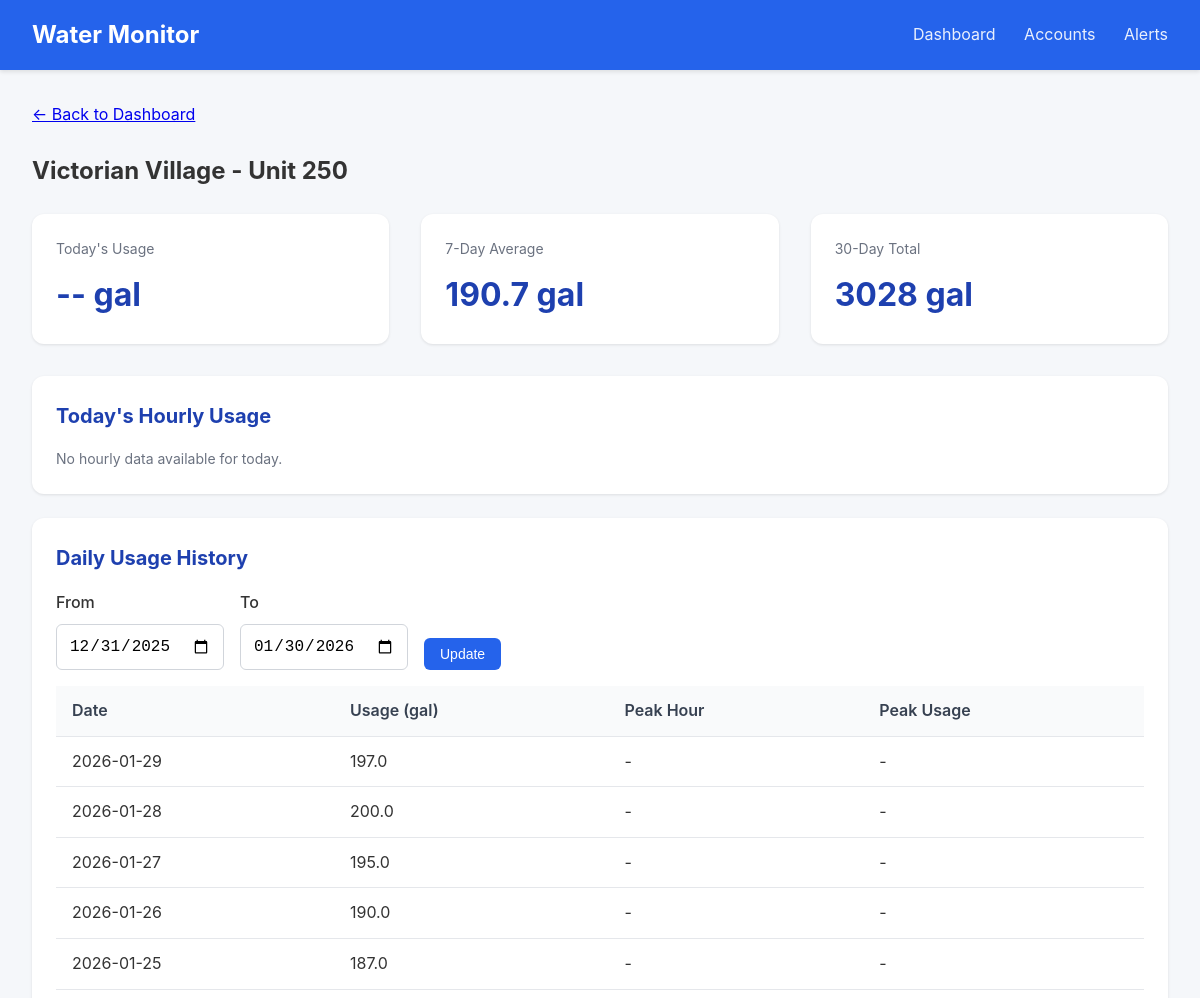
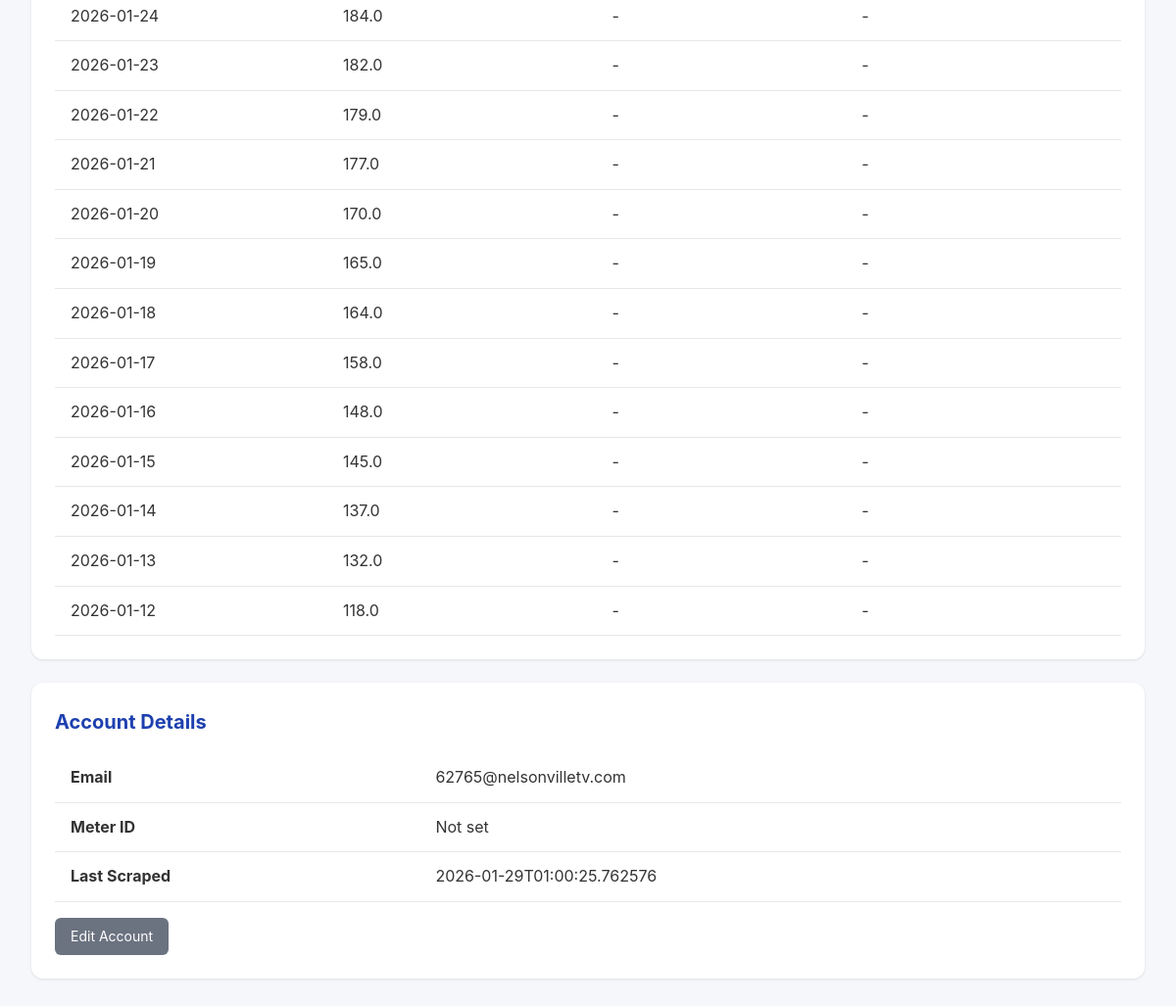
Page /meter/1 on the earlier database version (2 pictures, top to bottom).
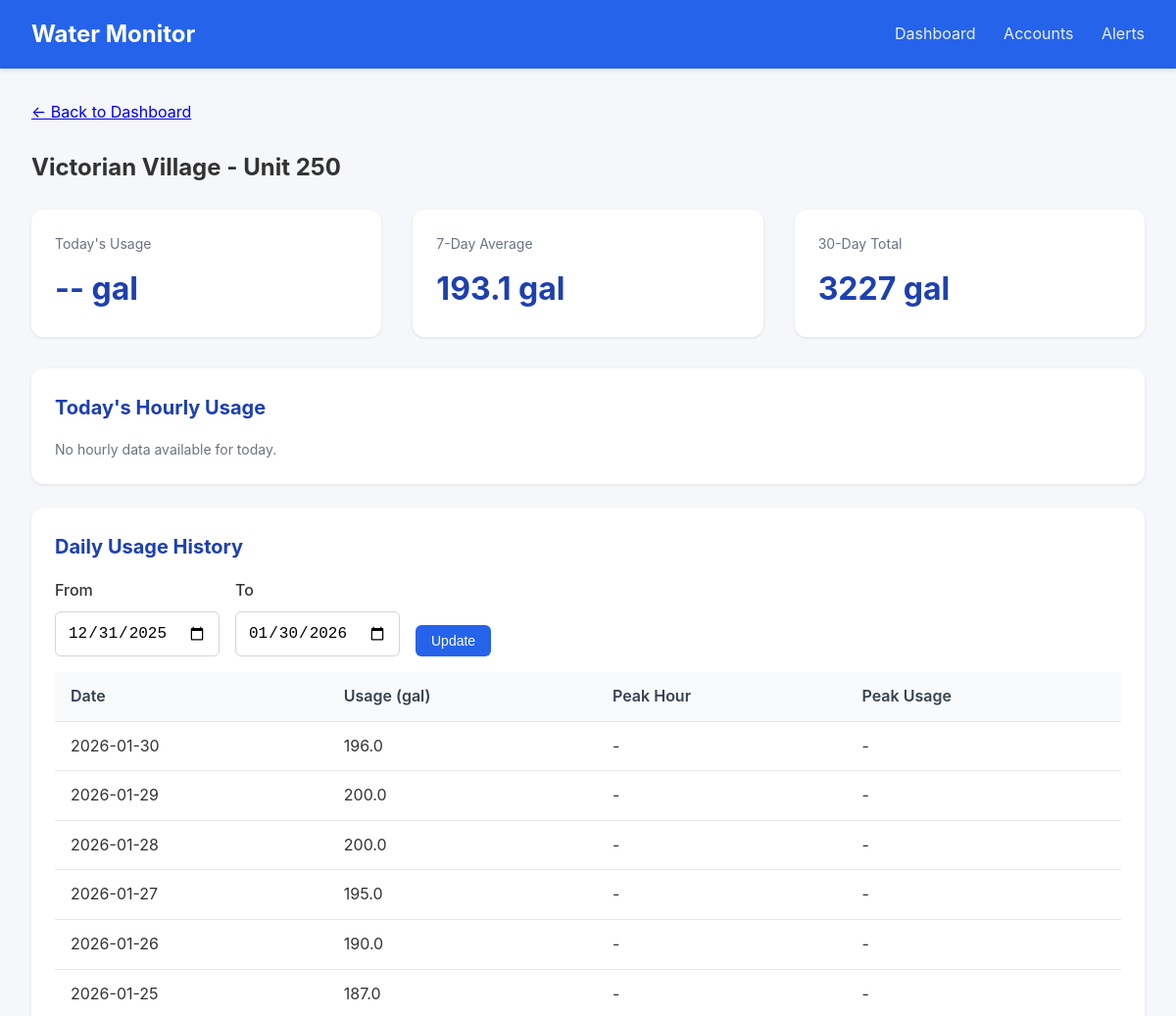
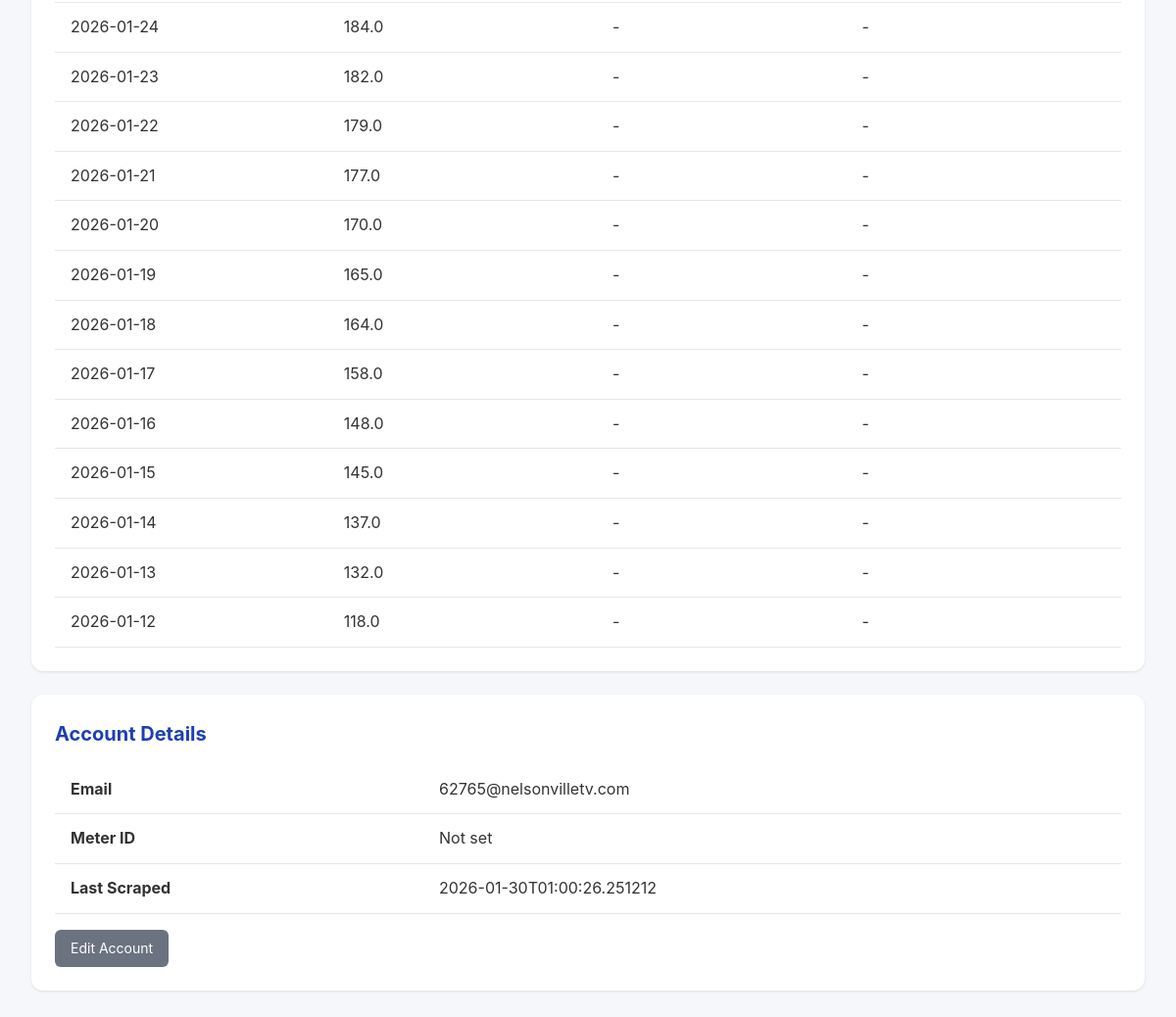
Same page on the later database version (2 pictures, top to bottom).
### tables this page shows
CREATE TABLE accounts (
                id INTEGER PRIMARY KEY AUTOINCREMENT,
                email TEXT UNIQUE NOT NULL,
                password_encrypted TEXT NOT NULL,
                meter_id TEXT,
                account_number TEXT,
                address TEXT,
                building_name TEXT,
                unit_number TEXT,
                is_active INTEGER DEFAULT 1,
                last_scraped TIMESTAMP,
                created_at TIMESTAMP DEFAULT CURRENT_TIMESTAMP
            , avg_12mo REAL, monthly_usage REAL, unit_count INTEGER DEFAULT 1, leak_alerts INTEGER DEFAULT 1, min_overage_pct INTEGER DEFAULT 10);

CREATE TABLE daily_summaries (
                id INTEGER PRIMARY KEY AUTOINCREMENT,
                account_id INTEGER NOT NULL,
                reading_date DATE NOT NULL,
                total_usage_gallons REAL,
                peak_hour INTEGER,
                peak_usage_gallons REAL,
                created_at TIMESTAMP DEFAULT CURRENT_TIMESTAMP,
                FOREIGN KEY (account_id) REFERENCES accounts(id),
                UNIQUE(account_id, reading_date)
            );

### app.py (the view)
@app.route('/meter/<int:account_id>')
def meter_detail(account_id):
    account = db.get_account(account_id)
    if not account:
        flash('Meter not found', 'error')
        return redirect(url_for('dashboard'))
    end_date = date.today()
    start_date = end_date - timedelta(days=30)
    if request.args.get('start_date'):
        start_date = datetime.strptime(request.args.get('start_date'), '%Y-%m-%d').date()
    if request.args.get('end_date'):
        end_date = datetime.strptime(request.args.get('end_date'), '%Y-%m-%d').date()
    daily_data = db.get_daily_summaries(account_id, start_date, end_date)
    hourly_data = db.get_hourly_readings(account_id, date.today())
    return render_template('meter_detail.html',
                           account=account,
                           daily_data=daily_data,
                           hourly_data=hourly_data,
                           start_date=start_date,
                           end_date=end_date)

### database.py (called while the page is built)
@contextmanager
def get_db():
    conn = sqlite3.connect(config.DATABASE_PATH)
    conn.row_factory = sqlite3.Row
    try:
        yield conn
        conn.commit()
    finally:
        conn.close()

def get_account(account_id: int) -> Optional[dict]:
    with get_db() as conn:
        cursor = conn.cursor()
        cursor.execute('SELECT * FROM accounts WHERE id = ?', (account_id,))
        row = cursor.fetchone()
        if row:
            return dict(row)
    return None

def get_hourly_readings(account_id: int, reading_date: date) -> list:
    with get_db() as conn:
        cursor = conn.cursor()
        cursor.execute('''
            SELECT * FROM hourly_readings
            WHERE account_id = ? AND reading_date = ?
            ORDER BY hour
        ''', (account_id, reading_date))
        return [dict(row) for row in cursor.fetchall()]

def get_daily_summaries(account_id: int, start_date: date = None, end_date: date = None) -> list:
    with get_db() as conn:
        cursor = conn.cursor()
        query = 'SELECT * FROM daily_summaries WHERE account_id = ?'
        params = [account_id]
        if start_date:
            query += ' AND reading_date >= ?'
            params.append(start_date)
        if end_date:
            query += ' AND reading_date <= ?'
            params.append(end_date)
        query += ' ORDER BY reading_date DESC'
        cursor.execute(query, params)
        return [dict(row) for row in cursor.fetchall()]

### templates/meter_detail.html (shortened to what this page needs)
{% extends "base.html" %}
{% block content %}
<div style="margin-bottom: 1.5rem;">
    <a href="{{ url_for('dashboard') }}">&larr; Back to Dashboard</a>
</div>
<h2 style="margin-bottom: 1.5rem;">
    {{ account.building_name or 'Unknown Building' }} - Unit {{ account.unit_number or 'N/A' }}
</h2>
<div class="stats">
    <div class="stat-card">
        <div class="label">Today's Usage</div>
        <div class="value">
            {% if daily_data and daily_data[0].reading_date == today %}
                {{ "%.1f"|format(daily_data[0].total_usage_gallons or 0) }} gal
            {% else %}
                -- gal
            {% endif %}
        </div>
    </div>
    <div class="stat-card">
        <div class="label">7-Day Average</div>
        <div class="value">
            {% set week_total = daily_data[:7]|sum(attribute='total_usage_gallons') %}
            {{ "%.1f"|format(week_total / 7) if daily_data else '--' }} gal
        </div>
    </div>
    <div class="stat-card">
        <div class="label">30-Day Total</div>
        <div class="value">
            {% set month_total = daily_data|sum(attribute='total_usage_gallons') %}
            {{ "%.0f"|format(month_total) if daily_data else '--' }} gal
        </div>
    </div>
</div>
<div class="card">
    <h2>Today's Hourly Usage</h2>
    {% if hourly_data %}
    <div style="display: flex; align-items: flex-end; height: 200px; gap: 4px; padding: 1rem 0;">
        {% set max_hourly = hourly_data|map(attribute='usage_gallons')|max or 1 %}
        {% for hour in hourly_data %}
        <div style="flex: 1; display: flex; flex-direction: column; align-items: center;">
            <div style="background: #2563eb; width: 100%;
                        height: {{ (hour.usage_gallons or 0) / max_hourly * 150 }}px;
                        border-radius: 4px 4px 0 0;"></div>
            <div style="font-size: 0.7rem; color: #6b7280; margin-top: 4px;">{{ hour.hour }}</div>
        </div>
        {% endfor %}
    </div>
    <p class="text-muted">Hours (0-23)</p>
    {% else %}
    <p class="text-muted">No hourly data available for today.</p>
    {% endif %}
</div>
<div class="card">
    <h2>Daily Usage History</h2>
    <form method="GET" style="display: flex; gap: 1rem; margin-bottom: 1rem;">
        <div class="form-group" style="margin-bottom: 0;">
            <label for="start_date">From</label>
            <input type="date" id="start_date" name="start_date" value="{{ start_date }}">
        </div>
        <div class="form-group" style="margin-bottom: 0;">
            <label for="end_date">To</label>
            <input type="date" id="end_date" name="end_date" value="{{ end_date }}">
        </div>
        <div class="form-group" style="margin-bottom: 0; display: flex; align-items: flex-end;">
            <button type="submit" class="btn btn-primary">Update</button>
        </div>
    </form>
    {% if daily_data %}
    <table>
        <thead>
            <tr>
                <th>Date</th>
                <th>Usage (gal)</th>
                <th>Peak Hour</th>
                <th>Peak Usage</th>
            </tr>
        </thead>
        <tbody>
            {% for day in daily_data %}
            <tr>
                <td>{{ day.reading_date }}</td>
                <td>{{ "%.1f"|format(day.total_usage_gallons or 0) }}</td>
                <td>{{ day.peak_hour if day.peak_hour is not none else '-' }}{% if day.peak_hour is not none %}:00{% endif %}</td>
                <td>{{ "%.1f"|format(day.peak_usage_gallons or 0) if day.peak_usage_gallons else '-' }}</td>
            </tr>
            {% endfor %}
        </tbody>
    </table>
    {% else %}
    <p class="text-muted">No usage data available for this period.</p>
    {% endif %}
</div>
<div class="card">
    <h2>Account Details</h2>
    <table>
        <tr><td><strong>Email</strong></td><td>{{ account.email }}</td></tr>
        <tr><td><strong>Meter ID</strong></td><td>{{ account.meter_id or 'Not set' }}</td></tr>
        <tr><td><strong>Last Scraped</strong></td><td>{{ account.last_scraped or 'Never' }}</td></tr>
    </table>
    <div class="mt-4">
        <a href="{{ url_for('edit_account', account_id=account.id) }}" class="btn btn-secondary">Edit Account</a>
    </div>
</div>
{% endblock %}

### templates/base.html (shortened to what this page needs)
<!DOCTYPE html>
<html lang="en">
<head>
</head>
<body>
    <div class="navbar">
        <h1>Water Monitor</h1>
        <nav>
            <a href="{{ url_for('dashboard') }}">Dashboard</a>
            <a href="{{ url_for('accounts_list') }}">Accounts</a>
            <a href="{{ url_for('alerts_list') }}">Alerts</a>
        </nav>
    </div>
    <div class="container">
        {% block content %}{% endblock %}
    </div>
</body>
</html>

### templates/base.html (style rules this page uses)
* { box-sizing: border-box; margin: 0; padding: 0; }
body { font-family: -apple-system, BlinkMacSystemFont, 'Segoe UI', Roboto, Oxygen, Ubuntu, sans-serif; background: #f5f7fa; color: #333; line-height: 1.6; }
.navbar { background: #2563eb; color: white; padding: 1rem 2rem; display: flex; justify-content: space-between; align-items: center; box-shadow: 0 2px 4px rgba(0,0,0,0.1); }
.navbar h1 { font-size: 1.5rem; }
.navbar nav a { color: white; text-decoration: none; margin-left: 1.5rem; opacity: 0.9; }
.container { max-width: 1400px; margin: 0 auto; padding: 2rem; }
.card { background: white; border-radius: 12px; box-shadow: 0 1px 3px rgba(0,0,0,0.1); padding: 1.5rem; margin-bottom: 1.5rem; }
.card h2 { margin-bottom: 1rem; color: #1e40af; font-size: 1.25rem; }
.stats { display: flex; gap: 2rem; margin-bottom: 2rem; }
.stat-card { background: white; border-radius: 12px; padding: 1.5rem; box-shadow: 0 1px 3px rgba(0,0,0,0.1); flex: 1; }
.stat-card .label { color: #6b7280; font-size: 0.875rem; margin-bottom: 0.5rem; }
.stat-card .value { font-size: 2rem; font-weight: 700; color: #1e40af; }
table { width: 100%; border-collapse: collapse; }
th, td { padding: 0.75rem 1rem; text-align: left; border-bottom: 1px solid #e5e7eb; }
th { background: #f9fafb; font-weight: 600; color: #374151; }
.btn { display: inline-block; padding: 0.5rem 1rem; border-radius: 6px; text-decoration: none; font-size: 0.875rem; cursor: pointer; border: none; }
.btn-primary { background: #2563eb; color: white; }
.btn-secondary { background: #6b7280; color: white; }
.form-group { margin-bottom: 1rem; }
.form-group label { display: block; margin-bottom: 0.5rem; font-weight: 500; }
.form-group input, .form-group select { width: 100%; padding: 0.75rem; border: 1px solid #d1d5db; border-radius: 6px; font-size: 1rem; }
.text-muted { color: #6b7280; font-size: 0.875rem; }
.mt-4 { margin-top: 1rem; }

Differences in the rows shown:
removed daily_summaries: reading_date "2026-01-29", total_usage_gallons "197.0", peak_hour "-", peak_usage_gallons "-"
changed accounts "Victorian Village": last_scraped "2026-01-29T01:00:25.762576" → "2026-01-30T01:00:26.251212"
added daily_summaries: reading_date "2026-01-30", total_usage_gallons "196.0", peak_hour "-", peak_usage_gallons "-"
added daily_summaries: reading_date "2026-01-29", total_usage_gallons "200.0", peak_hour "-", peak_usage_gallons "-"
Other differences:
{{ "%.1f"|format(week_total / 7) if daily_data else '--' }}: "190.7" → "193.1"
{{ "%.0f"|format(month_total) if daily_data else '--' }}: "3028" → "3227"
